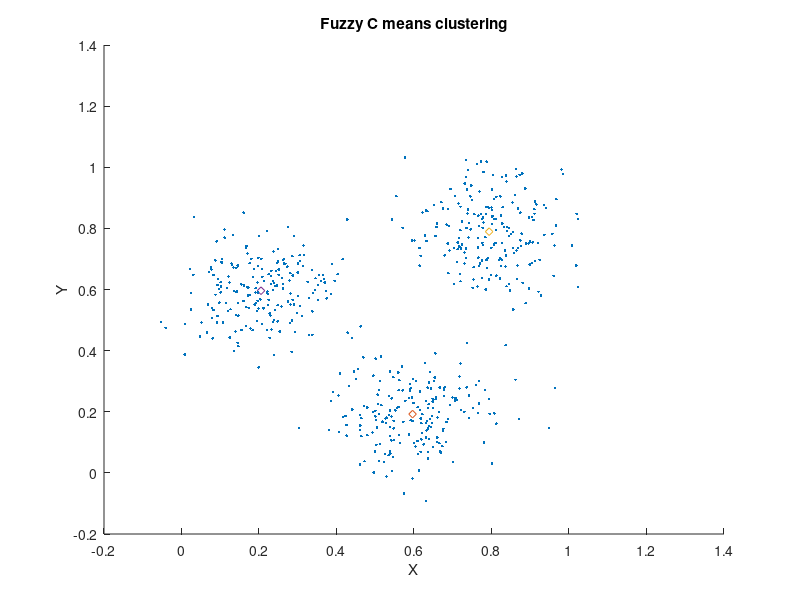

This chart was generated by the following MATLAB code:
clc;
clear;
close all;  
%%
%   Fuzzy C-means clustering algorithm Implementation
%   #of cluster 3
%   Data set : Demo data generated by Professor 
%   Output: Clustered data points using Fuzzy logic 

%% Load dataset 
load("clusterdata.mat");
[datapoints, ~] = size(clusterdemo); % size determination of dataset
%% Initialization 

cluster = 3; % # of Clusters
m = 2; %the fuzzifier must be >1 , ideally set to 2

epsilon = 1e-5; %  the convergence threshold

% step 1: pick random cluster centre points 
V = rand(3); %the cluster centers 
V_new = V; % tmo new cluster centers 


t = 0; %iteration intialization 
u = zeros(600,3); %membership array 
stopping_criteia  = 0.1; % difference 

    %plot dataset 

figure;
hold on;
scatter3(clusterdemo(:,1),clusterdemo(:,2),clusterdemo(:,3),'blue','.');


% stwp 2: run the loop until convergence  
while stopping_criteia > epsilon % congergence criteria 
    
%     %print the central points for each iteration
%     scatter3(Vnew(1,1),Vnew(1,2),Vnew(1,3),'black','o');
%     scatter3(Vnew(2,1),Vnew(2,2),Vnew(2,3),'green','o');
%     scatter3(Vnew(3,1),Vnew(3,2),Vnew(3,3),'blue','o');
   
    
    V = V_new;
    
    %step 3: compute the memberships uik for each data point
    for k = 1:datapoints
        
        for j = 1:cluster
            d = norm((clusterdemo(k,:)-V(j,:))); % Norm is a built in matlab function to get  Euclidean distance 
            u(k,j) =d;
        end
       
        %Calculate for each points in cluster 
        u(k,:) = 1./u(k,:);
        u(k,:) = (u(k,:)).^2;

        d_total = sum(u(k,:));% Total distance
        
        % membership for each cluster 
        u(k,:) = u(k,:)/d_total;
          
    end 
    
    % step 4: calculate new cluster centre points 
    
    for i = 1:cluster  
        x_dis = 0;
        y_dis = 0;
            
        for k = 1:datapoints
            x_dis = u(k,i)^2 + x_dis; % x axis offset 
            y_dis = (u(k,i)^2).*clusterdemo(k,:)+y_dis;  % y-axis offset   
            
            
        end
            
            V_new(i,:) = y_dis/x_dis;% required distance to shift 
       
    end
    
    t = t + 1; % increase iteration 
    stopping_criteia = 0;
    
    
    % determine stopping criteria 
    for j = 1:cluster
        d = norm((V_new(j,:)-V(j,:)));
        stopping_criteia = d + stopping_criteia;
    end
   
end
%%  Final output plot   
disp("Total number of iteration :" + t);
% PLot final output 
scatter3(V_new(1,1),V_new(1,2),V_new(1,3),30,'black','d');
scatter3(V_new(2,1),V_new(2,2),V_new(2,3),30,'red','d');
scatter3(V_new(3,1),V_new(3,2),V_new(3,3),30,'magenta','d');
title('Fuzzy C means clustering')
xlabel('X');
ylabel('Y');
hold off;

    

